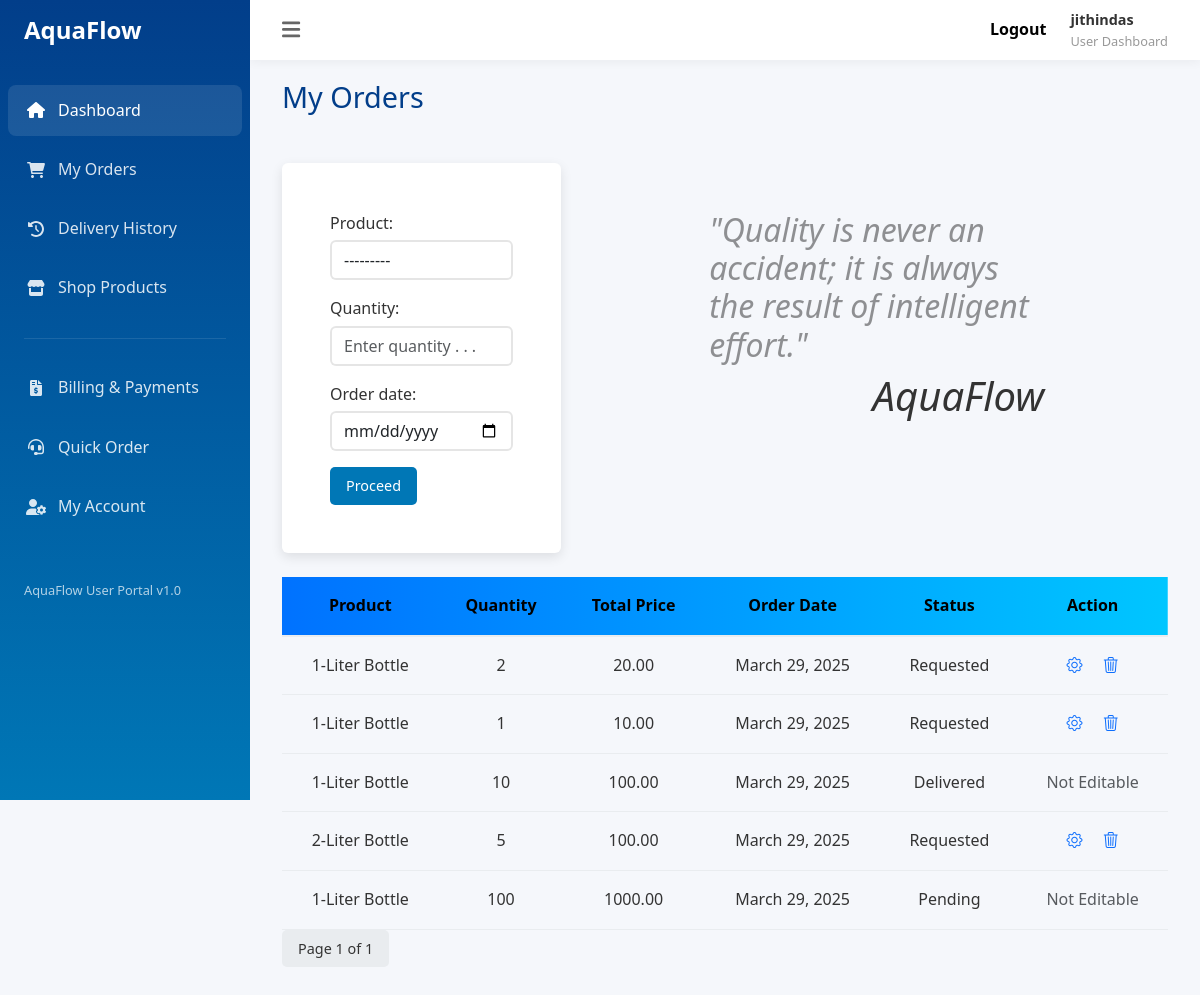
Page /order_add (signed in) on the earlier database version.
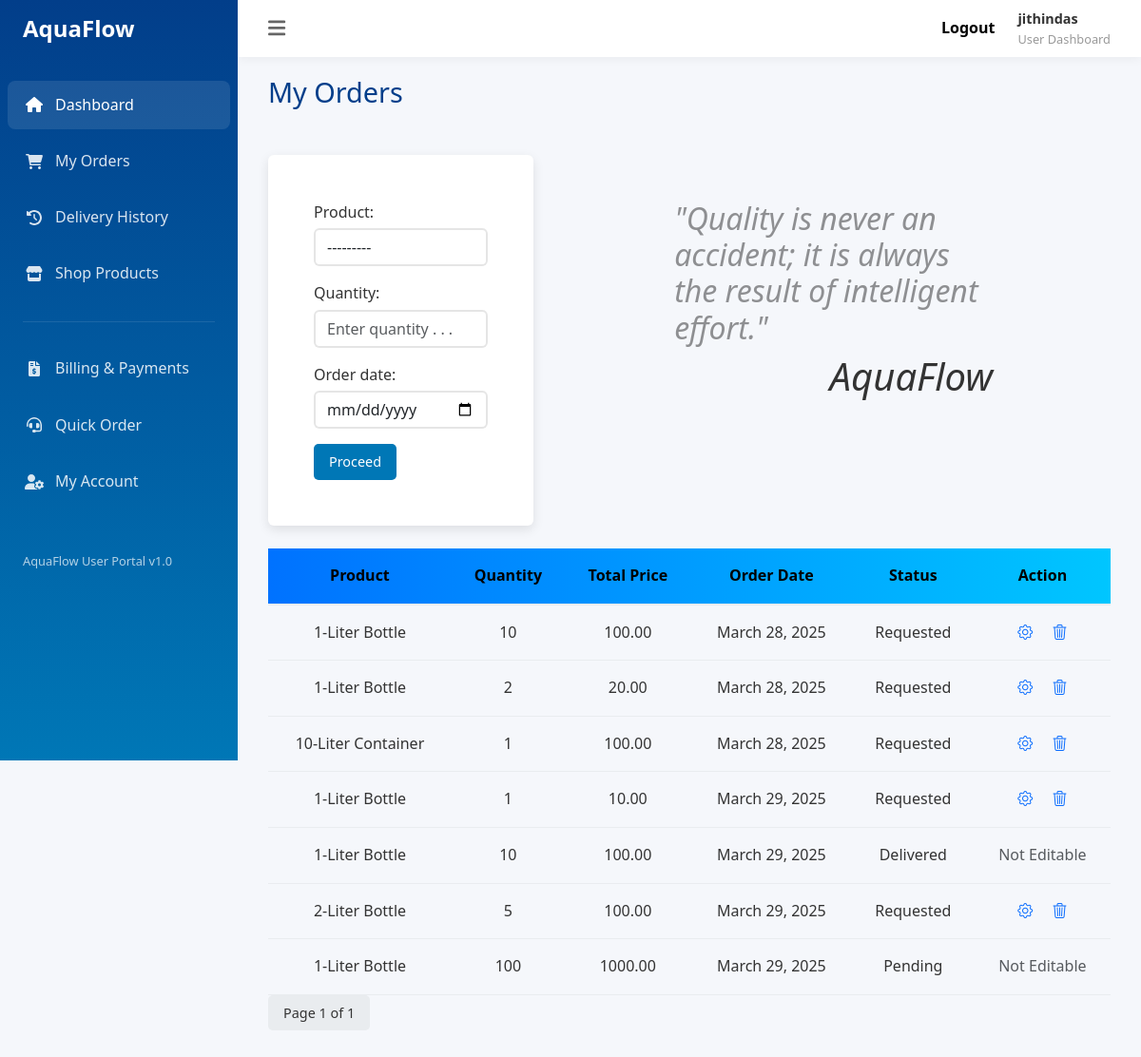
Same page on the later database version.
### app/models.py (models this page shows, shortened)
class Order(models.Model):
    STATUS_CHOICES = (
        ('Requested', 'Requested'),
        ('Pending', 'Pending'),
        ('Delivered', 'Delivered'),
        ('Cancelled', 'Cancelled'),
    )
    customer = models.ForeignKey(User, on_delete=models.CASCADE)
    product = models.ForeignKey(Product, on_delete=models.CASCADE)
    quantity = models.PositiveIntegerField()
    total_price = models.DecimalField(max_digits=10, decimal_places=2, blank=True, null=True)
    order_date = models.DateField()
    created_date=models.DateField(auto_now_add=True,null=True,blank=True)
    razorpay_order_id = models.CharField(max_length=100, blank=True, null=True)
    razorpay_payment_id = models.CharField(max_length=100, blank=True, null=True)
    razorpay_signature = models.CharField(max_length=100, blank=True, null=True)
    is_paid = models.BooleanField(default=False)
    status = models.CharField(
        max_length=20,
        choices=STATUS_CHOICES,
        default='Requested',
    )

class Product(models.Model):
    size = models.CharField(max_length=100)
    price = models.DecimalField(max_digits=10, decimal_places=2)
    description = models.TextField(null=True,blank=True)
    def __str__(self):
        return f"{self.size}"

### app/views.py (the view, shortened to what this page needs)
# urls.py: path('order_add', Order_Add_View.as_view(),name='order_add'),
class Order_Add_View(View):
    def get(self, request):
        form = Order_Form()
        orders_list = Order.objects.filter(customer=request.user).order_by('-id')
        paginator = Paginator(orders_list, 10)
        page_number = request.GET.get('page')
        orders = paginator.get_page(page_number)
        return render(request, 'order.html', {'form': form, 'orders': orders})

### app/forms.py
class Order_Form(forms.ModelForm):
    class Meta:
        model = Order
        fields = ['product', 'quantity', 'order_date']
        widgets = {
            'product': forms.Select(attrs={
                'class': 'form-control my-1',
                'style': 'background-color:rgba(255, 255, 255, 0.75); border:2px solid rgba(0, 0, 0, 0.1);',
            }),
            'quantity': forms.NumberInput(attrs={
                'class': 'form-control my-1',
                'placeholder': 'Enter quantity . . .',
                'min': '1',
                'style': 'background-color:rgba(255, 255, 255, 0.75); border:2px solid rgba(0, 0, 0, 0.1);',
            }),
            'order_date': forms.DateInput(attrs={
                'class': 'form-control my-1',
                'type': 'date',
                'id': 'order_date',
                'style': 'background-color:rgba(255, 255, 255, 0.75); border:2px solid rgba(0, 0, 0, 0.1);',
            }),
        }

### app/templates/order.html (shortened to what this page needs)
{% extends 'user.html' %}
{% block content %}
<h1 class="page-title">My Orders</h1>
    <div class="row">
        <div class="col-4">
            <form method="post" class="my-4 shadow-lg rounded bg-white p-5">
                {{ form.as_p }}
                <button type="submit" class="btn btn-primary">Proceed</button>
            </form>
        </div>
        <div class="col-1 "></div>
        <div class="col-6">
            <div class="p-5 my-4">
                <h2 class="text_h"><i> "Quality is never an accident; it is always the result of intelligent effort." </i></h2>
                <h1 class="text-end"><i> AquaFlow</i></h1>
            </div>
        </div>
    </div>
<table>
    <thead class="table_head">
        <tr>
            <th>Product</th>
            <th>Quantity</th>
            <th>Total Price</th>
            <th>Order Date</th>
            <th>Status</th>
            <th>Action</th>
        </tr>
    </thead>
    <tbody>
        {% for i in orders %}
        <tr>
            <td>{{ i.product }}</td>
            <td>{{ i.quantity }}</td>
            <td>{{ i.total_price }}</td>
            <td>{{ i.order_date }}</td>
            <td>{{ i.status }}</td>
            <td>
                {% if i.status == "Requested" %}
                <a href="{% url 'order_update' i.id %}"><i class="bi bi-gear"></i></a>
                <a class="ms-3" href="{% url 'order_delete' i.id %}"><i class="bi bi-trash3"></i></a>
                {% else %}
                <span class="text-muted">Not Editable</span>
                {% endif %}
            </td>
        </tr>
        {% empty %}
        <tr>
            <td colspan="6">No orders yet.</td>
        </tr>
        {% endfor %}
    </tbody>
</table>
<div class="pagination">
    <span class="btn btn-secondary">Page {{ orders.number }} of {{ orders.paginator.num_pages }}</span>
</div>
{% endblock %}

Differences in the rows shown:
removed Order: product "1-Liter Bottle", quantity "2", total_price "20.00", order_date "March 29, 2025", status "Requested"
added Order: product "1-Liter Bottle", quantity "10", total_price "100.00", order_date "March 28, 2025", status "Requested"
added Order: product "1-Liter Bottle", quantity "2", total_price "20.00", order_date "March 28, 2025", status "Requested"
added Order: product "10-Liter Container", quantity "1", total_price "100.00", order_date "March 28, 2025", status "Requested"
